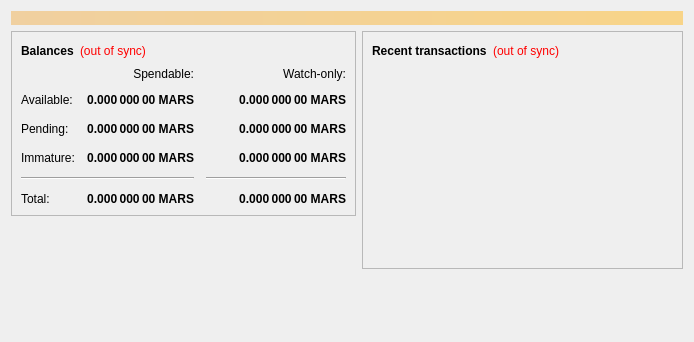
<?xml version="1.0" encoding="UTF-8"?>
<ui version="4.0">
 <class>OverviewPage</class>
 <widget class="QWidget" name="OverviewPage">
  <property name="geometry">
   <rect>
    <x>0</x>
    <y>0</y>
    <width>694</width>
    <height>342</height>
   </rect>
  </property>
  <property name="windowTitle">
   <string>Form</string>
  </property>
  <layout class="QVBoxLayout" name="topLayout">
   <item>
    <widget class="QLabel" name="labelAlerts">
     <property name="visible">
      <bool>false</bool>
     </property>
     <property name="styleSheet">
      <string notr="true">background-color: qlineargradient(x1: 0, y1: 0, x2: 1, y2: 0, stop:0 #F0D0A0, stop:1 #F8D488); color:#000000;</string>
     </property>
     <property name="wordWrap">
      <bool>true</bool>
     </property>
     <property name="margin">
      <number>3</number>
     </property>
    </widget>
   </item>
   <item>
    <layout class="QHBoxLayout" name="horizontalLayout" stretch="1,1">
     <item>
      <layout class="QVBoxLayout" name="verticalLayout_2">
       <item>
        <widget class="QFrame" name="frame">
         <property name="frameShape">
          <enum>QFrame::StyledPanel</enum>
         </property>
         <property name="frameShadow">
          <enum>QFrame::Raised</enum>
         </property>
         <layout class="QVBoxLayout" name="verticalLayout_4">
          <item>
           <layout class="QHBoxLayout" name="horizontalLayout_4">
            <item>
             <widget class="QLabel" name="label_5">
              <property name="font">
               <font>
                <weight>75</weight>
                <bold>true</bold>
               </font>
              </property>
              <property name="text">
               <string>Balances</string>
              </property>
             </widget>
            </item>
            <item>
             <widget class="QLabel" name="labelWalletStatus">
              <property name="cursor">
               <cursorShape>WhatsThisCursor</cursorShape>
              </property>
              <property name="toolTip">
               <string>The displayed information may be out of date. Your wallet automatically synchronizes with the Marscoin network after a connection is established, but this process has not completed yet.</string>
              </property>
              <property name="styleSheet">
               <string notr="true">QLabel { color: red; }</string>
              </property>
              <property name="text">
               <string notr="true">(out of sync)</string>
              </property>
              <property name="alignment">
               <set>Qt::AlignLeading|Qt::AlignLeft|Qt::AlignVCenter</set>
              </property>
             </widget>
            </item>
            <item>
             <spacer name="horizontalSpacer_3">
              <property name="orientation">
               <enum>Qt::Horizontal</enum>
              </property>
              <property name="sizeHint" stdset="0">
               <size>
                <width>40</width>
                <height>20</height>
               </size>
              </property>
             </spacer>
            </item>
           </layout>
          </item>
          <item>
           <layout class="QGridLayout" name="gridLayout">
            <property name="spacing">
             <number>12</number>
            </property>
            <item row="2" column="2">
             <widget class="QLabel" name="labelWatchPending">
              <property name="font">
               <font>
                <weight>75</weight>
                <bold>true</bold>
               </font>
              </property>
              <property name="cursor">
               <cursorShape>IBeamCursor</cursorShape>
              </property>
              <property name="toolTip">
               <string>Unconfirmed transactions to watch-only addresses</string>
              </property>
              <property name="text">
               <string notr="true">0.000 000 00 MARS</string>
              </property>
              <property name="alignment">
               <set>Qt::AlignRight|Qt::AlignTrailing|Qt::AlignVCenter</set>
              </property>
              <property name="textInteractionFlags">
               <set>Qt::LinksAccessibleByMouse|Qt::TextSelectableByKeyboard|Qt::TextSelectableByMouse</set>
              </property>
             </widget>
            </item>
            <item row="2" column="1">
             <widget class="QLabel" name="labelUnconfirmed">
              <property name="font">
               <font>
                <weight>75</weight>
                <bold>true</bold>
               </font>
              </property>
              <property name="cursor">
               <cursorShape>IBeamCursor</cursorShape>
              </property>
              <property name="toolTip">
               <string>Total of transactions that have yet to be confirmed, and do not yet count toward the spendable balance</string>
              </property>
              <property name="text">
               <string notr="true">0.000 000 00 MARS</string>
              </property>
              <property name="alignment">
               <set>Qt::AlignRight|Qt::AlignTrailing|Qt::AlignVCenter</set>
              </property>
              <property name="textInteractionFlags">
               <set>Qt::LinksAccessibleByMouse|Qt::TextSelectableByKeyboard|Qt::TextSelectableByMouse</set>
              </property>
             </widget>
            </item>
            <item row="3" column="2">
             <widget class="QLabel" name="labelWatchImmature">
              <property name="font">
               <font>
                <weight>75</weight>
                <bold>true</bold>
               </font>
              </property>
              <property name="cursor">
               <cursorShape>IBeamCursor</cursorShape>
              </property>
              <property name="toolTip">
               <string>Mined balance in watch-only addresses that has not yet matured</string>
              </property>
              <property name="text">
               <string notr="true">0.000 000 00 MARS</string>
              </property>
              <property name="alignment">
               <set>Qt::AlignRight|Qt::AlignTrailing|Qt::AlignVCenter</set>
              </property>
              <property name="textInteractionFlags">
               <set>Qt::LinksAccessibleByMouse|Qt::TextSelectableByKeyboard|Qt::TextSelectableByMouse</set>
              </property>
             </widget>
            </item>
            <item row="4" column="0" colspan="2">
             <widget class="Line" name="line">
              <property name="orientation">
               <enum>Qt::Horizontal</enum>
              </property>
             </widget>
            </item>
            <item row="4" column="2">
             <widget class="Line" name="lineWatchBalance">
              <property name="sizePolicy">
               <sizepolicy hsizetype="Preferred" vsizetype="Fixed">
                <horstretch>0</horstretch>
                <verstretch>0</verstretch>
               </sizepolicy>
              </property>
              <property name="minimumSize">
               <size>
                <width>140</width>
                <height>0</height>
               </size>
              </property>
              <property name="orientation">
               <enum>Qt::Horizontal</enum>
              </property>
             </widget>
            </item>
            <item row="5" column="0">
             <widget class="QLabel" name="labelTotalText">
              <property name="text">
               <string>Total:</string>
              </property>
             </widget>
            </item>
            <item row="3" column="1">
             <widget class="QLabel" name="labelImmature">
              <property name="font">
               <font>
                <weight>75</weight>
                <bold>true</bold>
               </font>
              </property>
              <property name="cursor">
               <cursorShape>IBeamCursor</cursorShape>
              </property>
              <property name="toolTip">
               <string>Mined balance that has not yet matured</string>
              </property>
              <property name="text">
               <string notr="true">0.000 000 00 MARS</string>
              </property>
              <property name="alignment">
               <set>Qt::AlignRight|Qt::AlignTrailing|Qt::AlignVCenter</set>
              </property>
              <property name="textInteractionFlags">
               <set>Qt::LinksAccessibleByMouse|Qt::TextSelectableByKeyboard|Qt::TextSelectableByMouse</set>
              </property>
             </widget>
            </item>
            <item row="2" column="3">
             <spacer name="horizontalSpacer_2">
              <property name="orientation">
               <enum>Qt::Horizontal</enum>
              </property>
              <property name="sizeHint" stdset="0">
               <size>
                <width>40</width>
                <height>20</height>
               </size>
              </property>
             </spacer>
            </item>
            <item row="3" column="0">
             <widget class="QLabel" name="labelImmatureText">
              <property name="text">
               <string>Immature:</string>
              </property>
             </widget>
            </item>
            <item row="5" column="1">
             <widget class="QLabel" name="labelTotal">
              <property name="font">
               <font>
                <weight>75</weight>
                <bold>true</bold>
               </font>
              </property>
              <property name="cursor">
               <cursorShape>IBeamCursor</cursorShape>
              </property>
              <property name="toolTip">
               <string>Your current total balance</string>
              </property>
              <property name="text">
               <string notr="true">0.000 000 00 MARS</string>
              </property>
              <property name="alignment">
               <set>Qt::AlignRight|Qt::AlignTrailing|Qt::AlignVCenter</set>
              </property>
              <property name="textInteractionFlags">
               <set>Qt::LinksAccessibleByMouse|Qt::TextSelectableByKeyboard|Qt::TextSelectableByMouse</set>
              </property>
             </widget>
            </item>
            <item row="5" column="2">
             <widget class="QLabel" name="labelWatchTotal">
              <property name="font">
               <font>
                <weight>75</weight>
                <bold>true</bold>
               </font>
              </property>
              <property name="cursor">
               <cursorShape>IBeamCursor</cursorShape>
              </property>
              <property name="toolTip">
               <string>Current total balance in watch-only addresses</string>
              </property>
              <property name="text">
               <string notr="true">0.000 000 00 MARS</string>
              </property>
              <property name="alignment">
               <set>Qt::AlignRight|Qt::AlignTrailing|Qt::AlignVCenter</set>
              </property>
              <property name="textInteractionFlags">
               <set>Qt::LinksAccessibleByMouse|Qt::TextSelectableByKeyboard|Qt::TextSelectableByMouse</set>
              </property>
             </widget>
            </item>
            <item row="0" column="2">
             <widget class="QLabel" name="labelWatchonly">
              <property name="text">
               <string>Watch-only:</string>
              </property>
              <property name="alignment">
               <set>Qt::AlignRight|Qt::AlignTrailing|Qt::AlignVCenter</set>
              </property>
             </widget>
            </item>
            <item row="1" column="0">
             <widget class="QLabel" name="labelBalanceText">
              <property name="text">
               <string>Available:</string>
              </property>
             </widget>
            </item>
            <item row="1" column="1">
             <widget class="QLabel" name="labelBalance">
              <property name="font">
               <font>
                <weight>75</weight>
                <bold>true</bold>
               </font>
              </property>
              <property name="cursor">
               <cursorShape>IBeamCursor</cursorShape>
              </property>
              <property name="toolTip">
               <string>Your current spendable balance</string>
              </property>
              <property name="text">
               <string notr="true">0.000 000 00 MARS</string>
              </property>
              <property name="alignment">
               <set>Qt::AlignRight|Qt::AlignTrailing|Qt::AlignVCenter</set>
              </property>
              <property name="textInteractionFlags">
               <set>Qt::LinksAccessibleByMouse|Qt::TextSelectableByKeyboard|Qt::TextSelectableByMouse</set>
              </property>
             </widget>
            </item>
            <item row="1" column="2">
             <widget class="QLabel" name="labelWatchAvailable">
              <property name="font">
               <font>
                <weight>75</weight>
                <bold>true</bold>
               </font>
              </property>
              <property name="cursor">
               <cursorShape>IBeamCursor</cursorShape>
              </property>
              <property name="toolTip">
               <string>Your current balance in watch-only addresses</string>
              </property>
              <property name="text">
               <string notr="true">0.000 000 00 MARS</string>
              </property>
              <property name="alignment">
               <set>Qt::AlignRight|Qt::AlignTrailing|Qt::AlignVCenter</set>
              </property>
              <property name="textInteractionFlags">
               <set>Qt::LinksAccessibleByMouse|Qt::TextSelectableByKeyboard|Qt::TextSelectableByMouse</set>
              </property>
             </widget>
            </item>
            <item row="2" column="0">
             <widget class="QLabel" name="labelPendingText">
              <property name="text">
               <string>Pending:</string>
              </property>
             </widget>
            </item>
            <item row="0" column="1">
             <widget class="QLabel" name="labelSpendable">
              <property name="text">
               <string>Spendable:</string>
              </property>
              <property name="alignment">
               <set>Qt::AlignRight|Qt::AlignTrailing|Qt::AlignVCenter</set>
              </property>
             </widget>
            </item>
           </layout>
          </item>
         </layout>
        </widget>
       </item>
       <item>
        <spacer name="verticalSpacer">
         <property name="orientation">
          <enum>Qt::Vertical</enum>
         </property>
         <property name="sizeHint" stdset="0">
          <size>
           <width>20</width>
           <height>40</height>
          </size>
         </property>
        </spacer>
       </item>
      </layout>
     </item>
     <item>
      <layout class="QVBoxLayout" name="verticalLayout_3">
       <item>
        <widget class="QFrame" name="frame_2">
         <property name="frameShape">
          <enum>QFrame::StyledPanel</enum>
         </property>
         <property name="frameShadow">
          <enum>QFrame::Raised</enum>
         </property>
         <layout class="QVBoxLayout" name="verticalLayout">
          <item>
           <layout class="QHBoxLayout" name="horizontalLayout_2">
            <item>
             <widget class="QLabel" name="label_4">
              <property name="font">
               <font>
                <weight>75</weight>
                <bold>true</bold>
               </font>
              </property>
              <property name="text">
               <string>Recent transactions</string>
              </property>
             </widget>
            </item>
            <item>
             <widget class="QLabel" name="labelTransactionsStatus">
              <property name="cursor">
               <cursorShape>WhatsThisCursor</cursorShape>
              </property>
              <property name="toolTip">
               <string>The displayed information may be out of date. Your wallet automatically synchronizes with the Marscoin network after a connection is established, but this process has not completed yet.</string>
              </property>
              <property name="styleSheet">
               <string notr="true">QLabel { color: red; }</string>
              </property>
              <property name="text">
               <string notr="true">(out of sync)</string>
              </property>
              <property name="alignment">
               <set>Qt::AlignRight|Qt::AlignTrailing|Qt::AlignVCenter</set>
              </property>
             </widget>
            </item>
            <item>
             <spacer name="horizontalSpacer">
              <property name="orientation">
               <enum>Qt::Horizontal</enum>
              </property>
              <property name="sizeHint" stdset="0">
               <size>
                <width>40</width>
                <height>20</height>
               </size>
              </property>
             </spacer>
            </item>
           </layout>
          </item>
          <item>
           <widget class="QListView" name="listTransactions">
            <property name="styleSheet">
             <string notr="true">QListView { background: transparent; }</string>
            </property>
            <property name="frameShape">
             <enum>QFrame::NoFrame</enum>
            </property>
            <property name="verticalScrollBarPolicy">
             <enum>Qt::ScrollBarAlwaysOff</enum>
            </property>
            <property name="horizontalScrollBarPolicy">
             <enum>Qt::ScrollBarAlwaysOff</enum>
            </property>
            <property name="selectionMode">
             <enum>QAbstractItemView::NoSelection</enum>
            </property>
           </widget>
          </item>
         </layout>
        </widget>
       </item>
       <item>
        <spacer name="verticalSpacer_2">
         <property name="orientation">
          <enum>Qt::Vertical</enum>
         </property>
         <property name="sizeHint" stdset="0">
          <size>
           <width>20</width>
           <height>40</height>
          </size>
         </property>
        </spacer>
       </item>
      </layout>
     </item>
    </layout>
   </item>
  </layout>
 </widget>
 <resources/>
 <connections/>
</ui>
